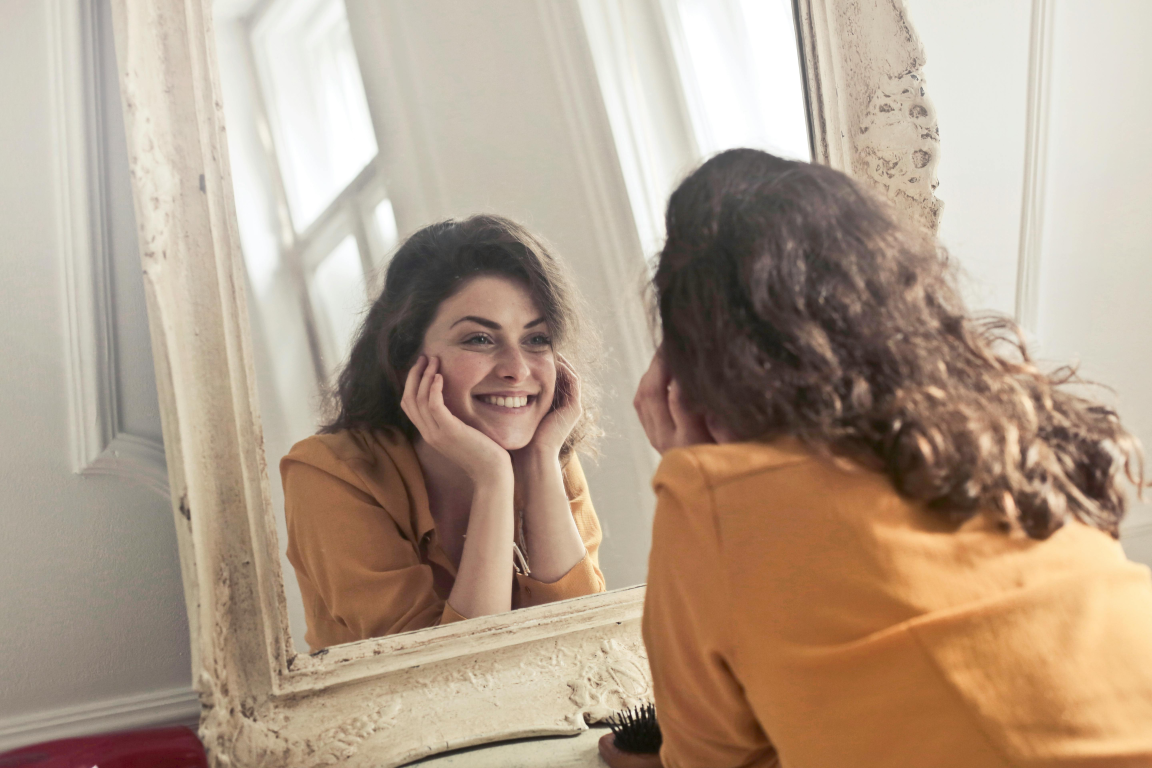
#> input picture Images/Happy/pexels-olly-774866.jpg, 5760 x 3840 px (shown at 1/5 size)
$ python -i embedding.py   (imports and definitions only)
#> lines starting #> are read from the running program, lines starting #| are printed output that depends on the picture
#> further down, picture is the input picture: shape (3840, 5760, 3); mean B, G, R 139.3, 158.5, 178.7
import numpy as np
import cv2

def extract_embedding(face_image: np.ndarray) -> np.ndarray:
    """
    Extract a simple embedding from a face image using histogram.

    In production, this would use ArcFace/InsightFace.
    For now, return a normalized histogram (cheap embedding).
    """
    try:
        # Resize to 128x128
        face_resized = cv2.resize(face_image, (128, 128))
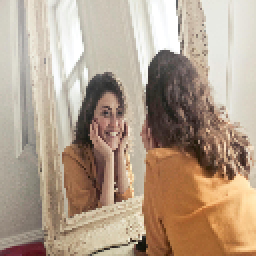
#> face_resized: shape (128, 128, 3) (shown 2 times larger); mean B, G, R 139.6, 158.8, 179

        # Convert to grayscale
        gray = cv2.cvtColor(face_resized, cv2.COLOR_BGR2GRAY)
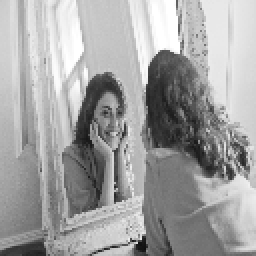
#> gray: shape (128, 128) (shown 2 times larger); min 14, max 255, mean 162.7

        # Compute histogram (poor man's embedding)
        hist = cv2.calcHist([gray], [0], None, [256], [0, 256])
#> hist = 256 values, max 259 at index 232, min 0 at index 0, mean 64
        hist = cv2.normalize(hist, hist).flatten()
#> hist = 256 values, max 0.201 at index 232, min 0 at index 0, mean 0.0496

        # Pad to 512 dims (to match expected embedding size)
        embedding = np.zeros(512)
        embedding[:256] = hist

        return embedding

    except Exception as e:
        print(f"Error extracting embedding: {e}")
        raise

>>> import cv2
>>> picture = cv2.imread('../../../Images/Happy/pexels-olly-774866.jpg')
>>> result = extract_embedding(picture)
#> result = 512 values, max 0.201 at index 232, min 0 at index 0, mean 0.0248

$ run again, on Images/Happy/pexels-olly-774909.jpg
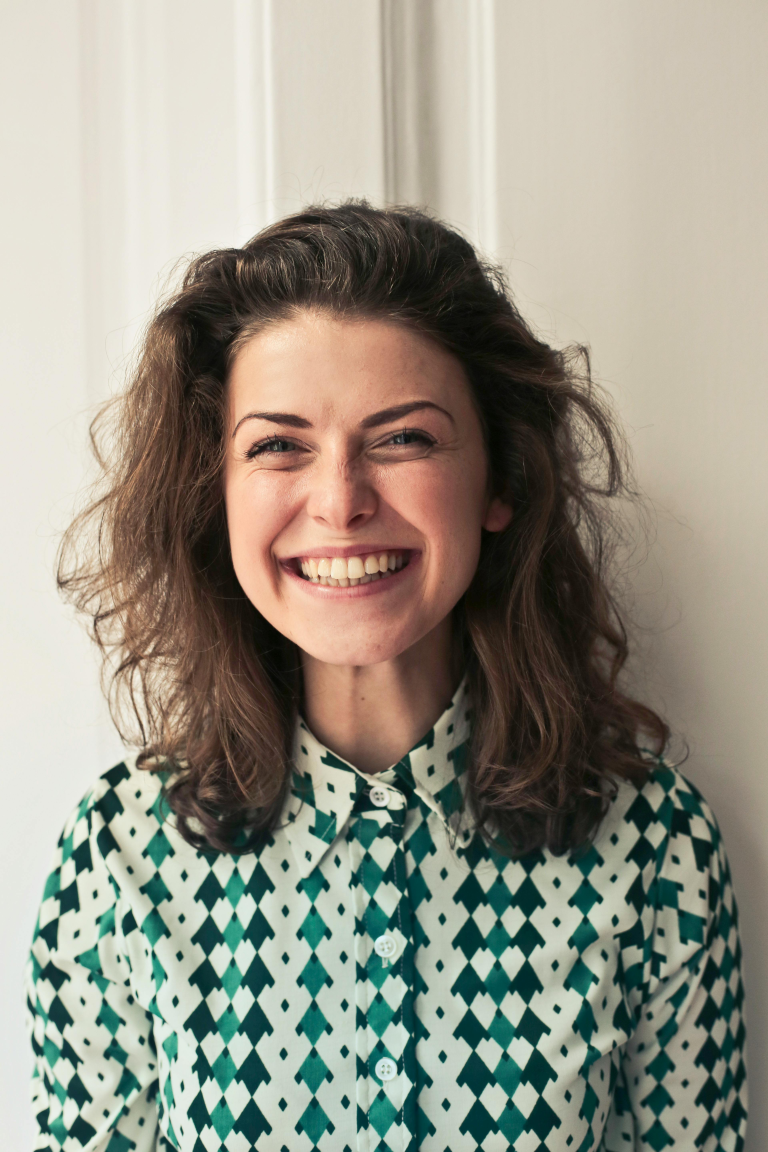
#> input picture Images/Happy/pexels-olly-774909.jpg, 3840 x 5760 px (shown at 1/5 size)
#> picture is the input picture: shape (5760, 3840, 3); mean B, G, R 135.4, 148.7, 151.4
#> in extract_embedding, `face_resized = cv2.resize(face_image, (128, 128))`:
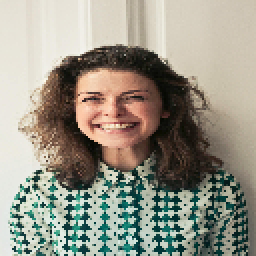
#> face_resized: shape (128, 128, 3) (shown 2 times larger); mean B, G, R 135.6, 149, 151.6
#> in extract_embedding, `gray = cv2.cvtColor(face_resized, cv2.COLOR_BGR2GRAY)`:
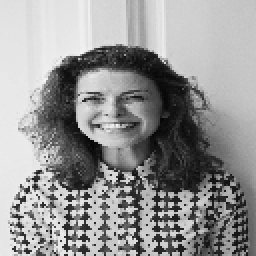
#> gray: shape (128, 128) (shown 2 times larger); min 5, max 247, mean 148.2
#> in extract_embedding, `hist = cv2.calcHist([gray], [0], None, [256], [0, 256])`: hist = 256 values, max 500 at index 232, min 0 at index 0, mean 64
#> in extract_embedding, `hist = cv2.normalize(hist, hist).flatten()`: hist = 256 values, max 0.347 at index 232, min 0 at index 0, mean 0.0444
#> result = 512 values, max 0.347 at index 232, min 0 at index 0, mean 0.0222

$ run again, on Images/Happy/pexels-olly-789822.jpg
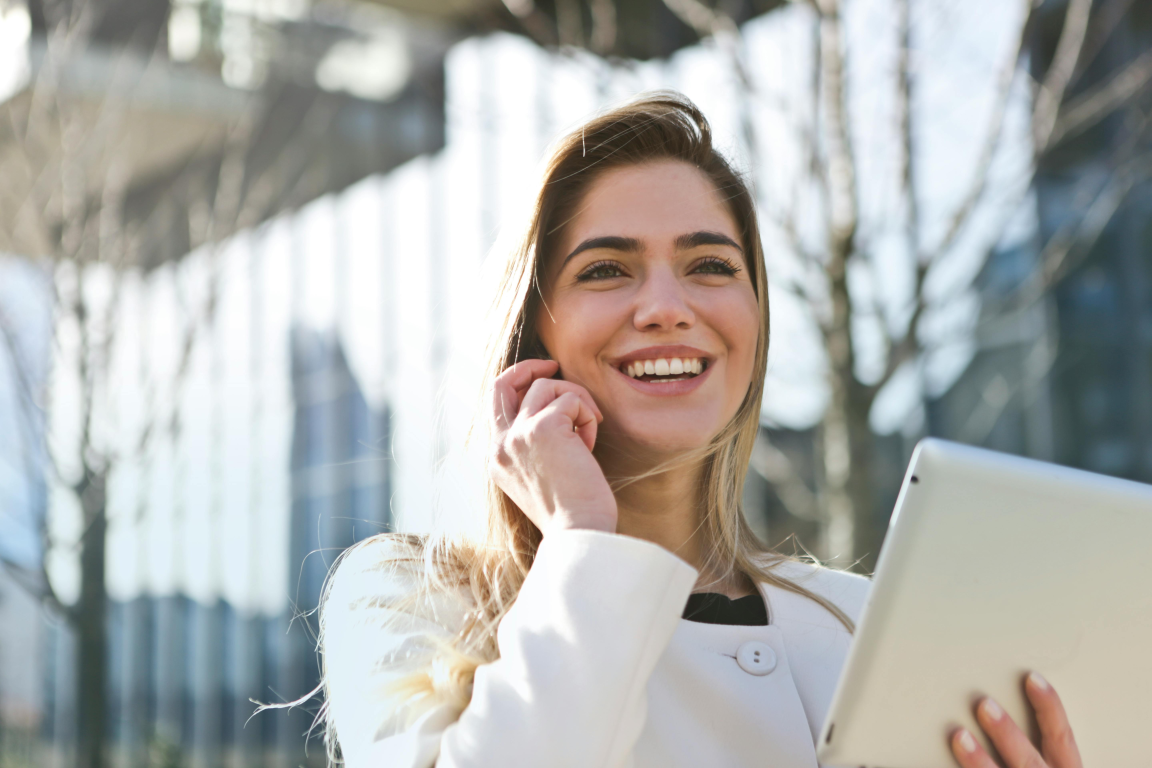
#> input picture Images/Happy/pexels-olly-789822.jpg, 5760 x 3840 px (shown at 1/5 size)
#> picture is the input picture: shape (3840, 5760, 3); mean B, G, R 172.5, 175.7, 174.8
#> in extract_embedding, `face_resized = cv2.resize(face_image, (128, 128))`:
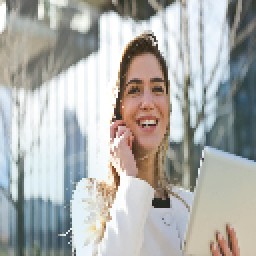
#> face_resized: shape (128, 128, 3) (shown 2 times larger); mean B, G, R 172.6, 175.8, 174.9
#> in extract_embedding, `gray = cv2.cvtColor(face_resized, cv2.COLOR_BGR2GRAY)`:
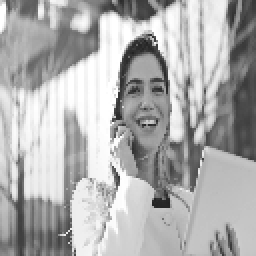
#> gray: shape (128, 128) (shown 2 times larger); min 34, max 255, mean 175.2
#> in extract_embedding, `hist = cv2.calcHist([gray], [0], None, [256], [0, 256])`: hist = 256 values, max 484 at index 255, min 0 at index 0, mean 64
#> in extract_embedding, `hist = cv2.normalize(hist, hist).flatten()`: hist = 256 values, max 0.36 at index 255, min 0 at index 0, mean 0.0476
#> result = 512 values, max 0.36 at index 255, min 0 at index 0, mean 0.0238

$ run again, on Images/Happy/pexels-olly-845434.jpg
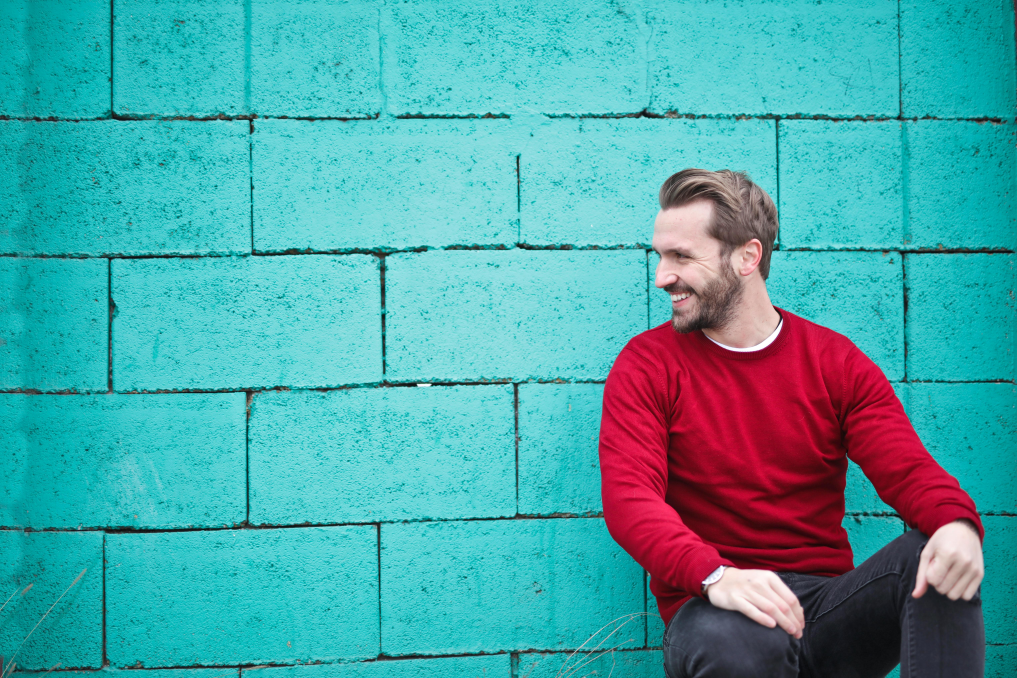
#> input picture Images/Happy/pexels-olly-845434.jpg, 6100 x 4067 px (shown at 1/6 size)
#> picture is the input picture: shape (4067, 6100, 3); mean B, G, R 169.2, 164.4, 75.6
#> in extract_embedding, `face_resized = cv2.resize(face_image, (128, 128))`:
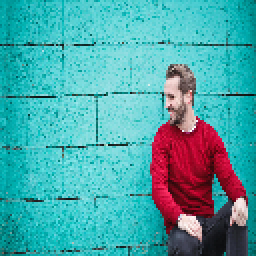
#> face_resized: shape (128, 128, 3) (shown 2 times larger); mean B, G, R 169.6, 164.8, 75.5
#> in extract_embedding, `gray = cv2.cvtColor(face_resized, cv2.COLOR_BGR2GRAY)`:
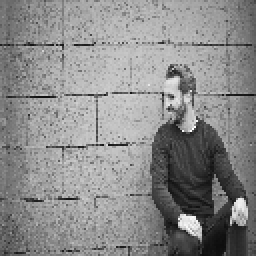
#> gray: shape (128, 128) (shown 2 times larger); min 13, max 255, mean 138.6
#> in extract_embedding, `hist = cv2.calcHist([gray], [0], None, [256], [0, 256])`: hist = 256 values, max 210 at index 174, min 0 at index 0, mean 64
#> in extract_embedding, `hist = cv2.normalize(hist, hist).flatten()`: hist = 256 values, max 0.151 at index 174, min 0 at index 0, mean 0.046
#> result = 512 values, max 0.151 at index 174, min 0 at index 0, mean 0.023
